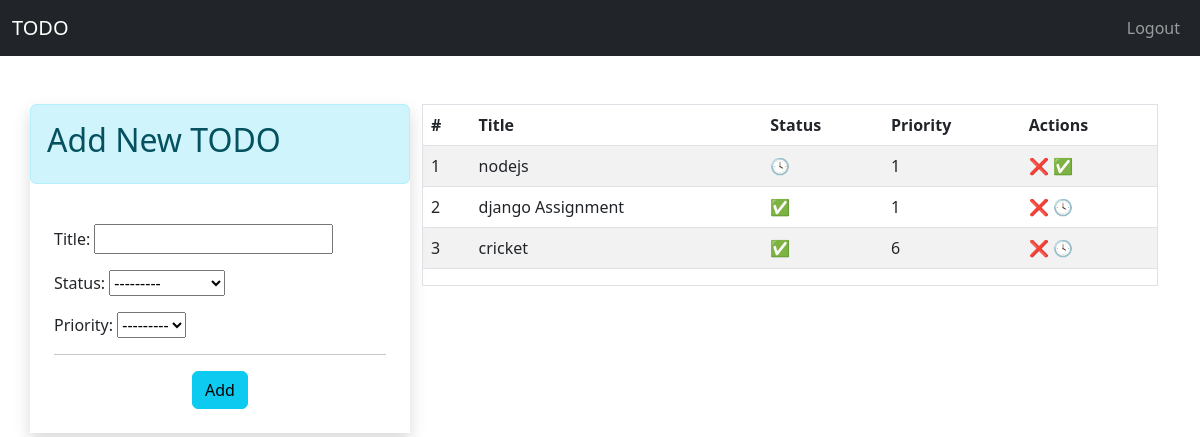
The app's page / (signed in), older data.
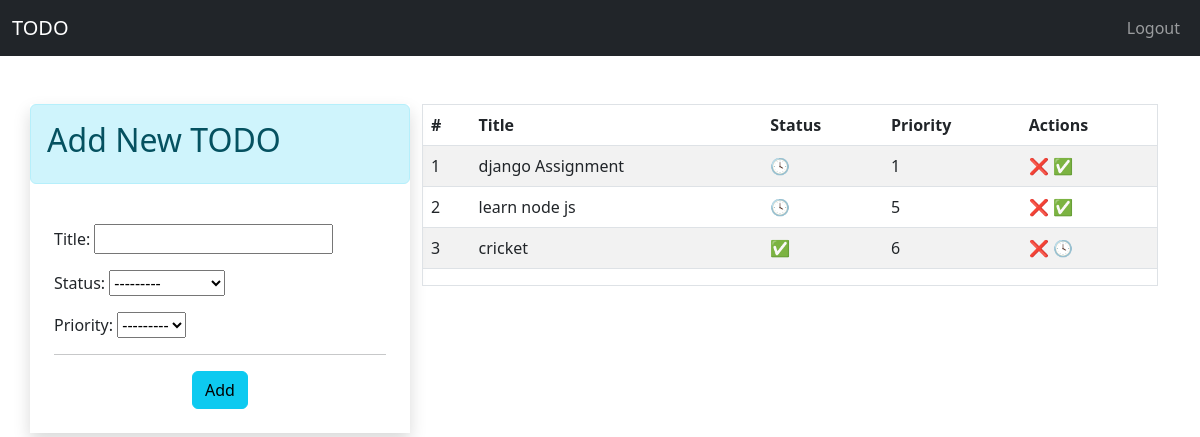
The same page, newer data.
### app/models.py (models this page shows)
class TODO(models.Model):
    status_choices = [
        ('C', 'COMPLETED'),
        ('P', 'PENDING',)
    ]
    priority_choices = [
        ('1', '1'),
        ('2', '2'),
        ('3', '3'),
        ('4', '4'),
        ('5', '5'),
        ('6', '6'),
        ('7', '7'),
        ('8', '8'),
        ('9', '9'),
        ('10', '10'),
    ]
    title = models.CharField(max_length=50)
    status = models.CharField(max_length=2, choices=status_choices)
    user = models.ForeignKey(User, on_delete= models.CASCADE)
    date = models.DateTimeField(auto_now_add=True)
    priority = models.CharField(max_length=2, choices = priority_choices)

### app/views.py (the view)
# urls.py: path('', home, name='home'),
@login_required(login_url='login')
def home(request):
    if request.user.is_authenticated:
        user = request.user
        form = TODOForm()
        todos = TODO.objects.filter(user = user).order_by('priority')
        return render(request, 'index.html', context={'form': form, 'todos': todos})

### app/forms.py
class TODOForm(ModelForm):
    class Meta:
        model = TODO
        fields = ['title', 'status', 'priority']

### app/templates/index.html
{% extends 'base.html' %} {% block content %}
<div>
  <div class="container pt-4">
    <div class="row p-0 mt-4">
      <div class="col-lg-4 mx-auto shadow p-0">
        <div class="alert alert-info">
          <h2>Add New TODO</h2>
        </div>
        <div class="p-4">
          <form action="/add-todo/" method="POST">
            {% csrf_token %} {{ form.as_p }}
            <hr />
            <div class="text-center" >
              <input type="submit" value="Add" class="btn btn-info" />
            </div>
          </form>
        </div>
      </div>
      <div class="col">
        <div class="border">
          {% if todos|length == 0 %}
          <div class="p-4">
            <br />
            <br />
            <div class="alert alert-info text-center">
              <p style="font-size: 30px">No Todos For Now</p>
            </div>
            <br />
            <br />
          </div>
          {% else %}
          <div>
            <table class="table table-striped table-hover">
              <thead>
                <tr>
                  <th>#</th>
                  <th>Title</th>
                  <th>Status</th>
                  <th>Priority</th>
                  <th>Actions</th>
                </tr>
              </thead>
              <tbody>
                {% for todo in todos %}
                <tr>
                  <td>{{forloop.counter}}</td>
                  <td>{{todo.title}}</td>
                  <td>
                    {% if todo.status == 'C' %} ✅ {% else %} 🕓 {% endif %}
                  </td>
                  <td>{{todo.priority}}</td>
                  <td>
                    <a
                      href="/delete-todo/{{todo.id}}"
                      title="Delete"
                      class="text-decoration-none"
                      >❌</a
                    >
                    {% if todo.status == 'P' %}
                    <a
                      href="/change-status/{{todo.id}}/C"
                      title="Mark as Completed"
                      class="text-decoration-none"
                      >✅</a
                    >
                    {% else %}
                    <a
                      href="/change-status/{{todo.id}}/P"
                      title="Mark as Pending"
                      class="text-decoration-none"
                      >🕓</a
                    >
                    {% endif %}
                  </td>
                </tr>
                {% endfor %}
              </tbody>
            </table>
          </div>
          {% endif %}
        </div>
      </div>
    </div>
  </div>
</div>
{% endblock %}

### app/templates/base.html (shortened to what this page needs)
<!DOCTYPE html>
<html lang="en">
  <head>
    <link
      href="https://cdn.jsdelivr.net/npm/bootstrap@5.2.2/dist/css/bootstrap.min.css"
      rel="stylesheet"
    />
  </head>
  <body>
    <nav class="navbar navbar-expand-lg navbar-dark bg-dark">
      <div class="container-fluid">
        <a class="navbar-brand" href="/">TODO</a>
        <div class="collapse navbar-collapse" id="navbarNav">
          <ul class="navbar-nav ms-auto">
            {% if request.user.is_authenticated %}
            <li class="nav-item">
              <a class="nav-link" href="/logout">Logout</a>
            </li>
            {% endif %}
          </ul>
        </div>
      </div>
    </nav>
    <div>{% block content %} {% endblock %}</div>
  </body>
</html>

Row changes from the older to the newer data that the page shows:
removed TODO: title "nodejs", priority "1"
changed TODO "django Assignment": status "C" → "P" (drawn)
added TODO: title "learn node js", priority "5"
